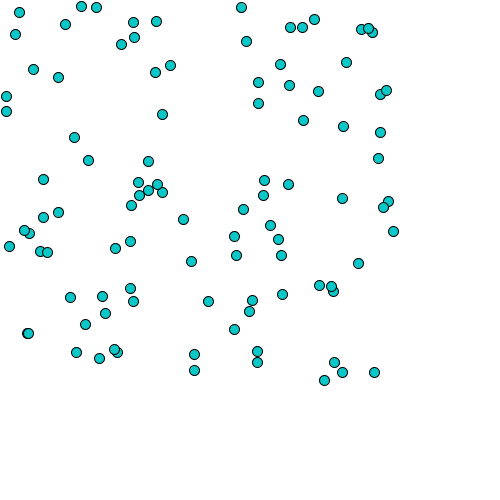
Frame 1 (no input)
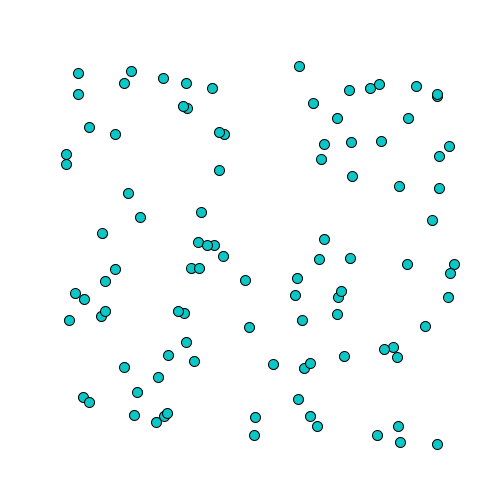
Frame 60 (the mouse pressed at the canvas centre just before this capture)
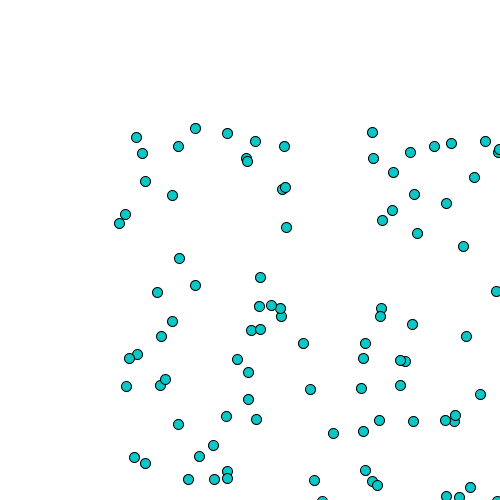
Frame 120 (the mouse held since frame 60 and released just before this capture)

The Processing sketch that drew these frames (run headless with seeded random() and noise(); from frame 60 on, the mouse is pressed at the canvas centre):

// Processing sketch: processing_168458
// ── processing_168458.pde

//cells' colonies

Cell[] myCells = new Cell[99]; //declare and create

void setup(){
 size(500, 500);
for(int i = 0; i<myCells.length; i++){   //assign
myCells[i] = new Cell();
}
}

void draw(){
  background(255);
  for(int i = 0; i<myCells.length; i++){
 myCells[i].display();
 myCells[i].update(); 
 myCells[i].grouping();
  }
}
//creating a class

class Cell{
  
  float xlocation;                          //declare variables
  float ylocation;
  float dia;
  boolean isseed;//why?????
  float cellred, cellgreen, cellblue;
  float lineweight; 
  

  Cell(){                                //constructing the class
  xlocation = random(0, 400);            // assign values = define
  ylocation = random(0,400);
  dia = 10;
  isseed = false;
  cellred = 10;
  cellgreen = 200;
  cellblue = 200;
  lineweight = 0.5;
  }
  
  void display(){
    stroke(lineweight);                    //creating functions
    fill(cellred, cellgreen, cellblue);
    ellipse(xlocation, ylocation, dia, dia);

  }
  
  void update(){
    xlocation = xlocation+random(-0.1, 2);  //changing random values the direction and speed can be changed
    ylocation = ylocation+random(-0.1, 2);  
    }
    
 void grouping(){
   if( (xlocation > 200) || (xlocation < 50)){
   xlocation = xlocation+random(0.1, -2);
   }

   if( (ylocation > 200) || (ylocation < 100)){
   ylocation = ylocation+random(0.1, -4);
   }
 }
  
  
}
